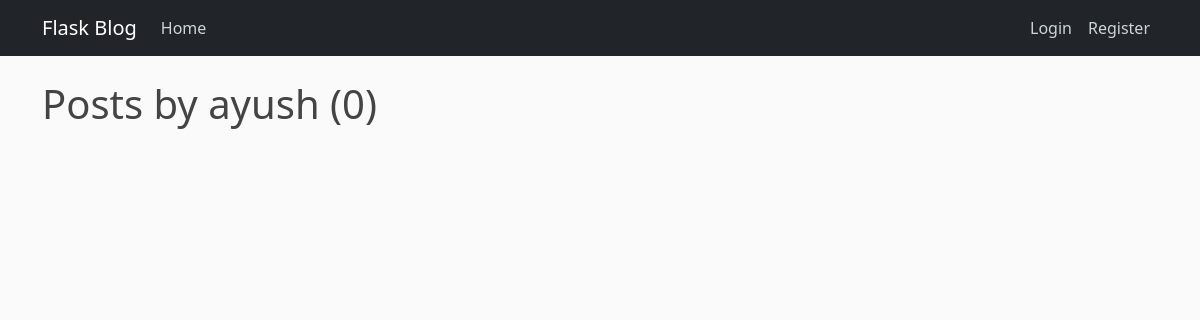
Page /user/ayush on the earlier database version.
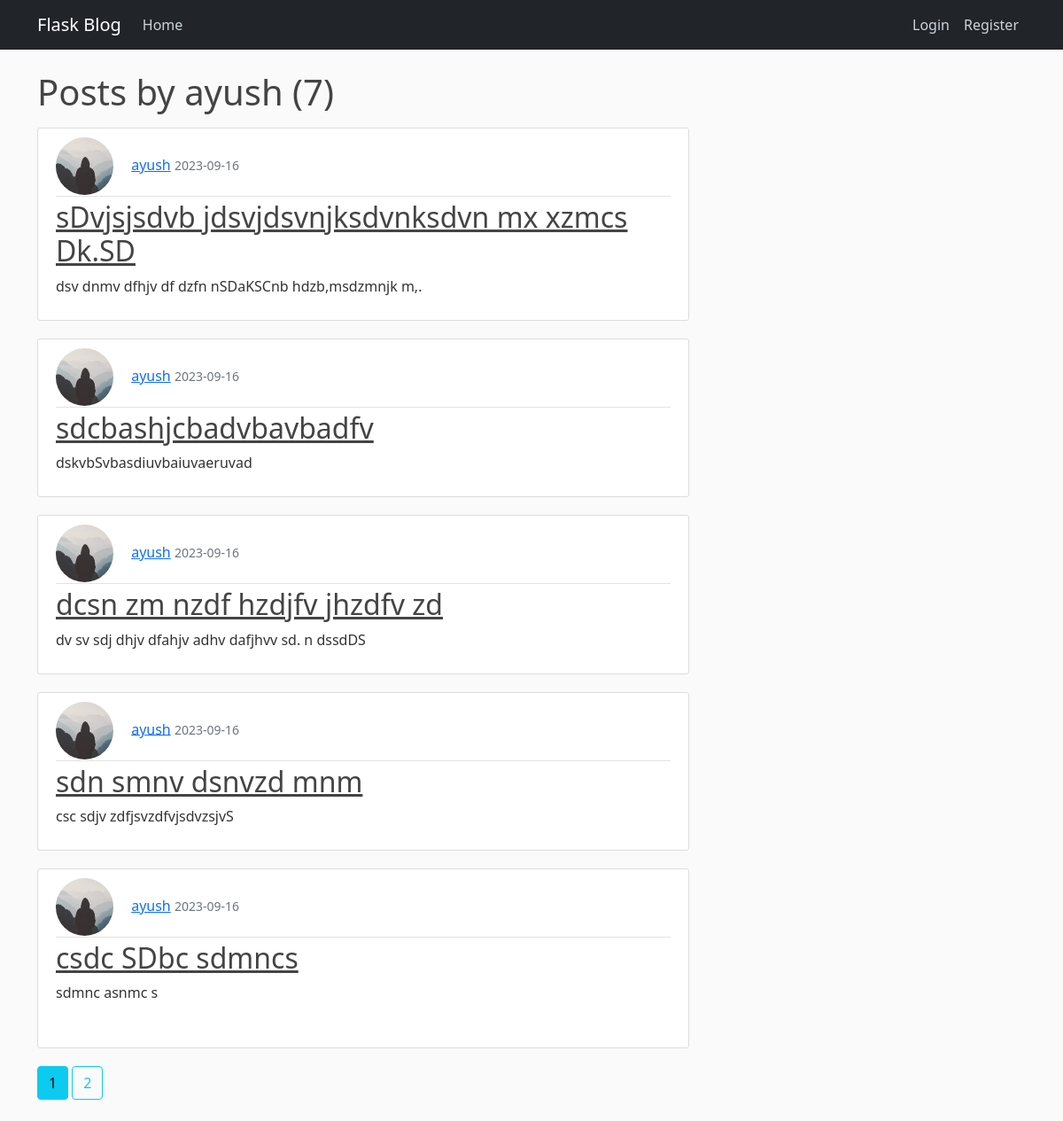
Same page on the later database version.
### flask_blog/models.py (models this page shows, shortened)
class Post(db.Model):
    id = db.Column(db.Integer, primary_key=True)
    title = db.Column(db.String(100), nullable=False)
    date_posted = db.Column(db.DateTime, nullable=False, default=datetime.utcnow)
    content = db.Column(db.Text, nullable=False)
    user_id = db.Column(db.Integer, db.ForeignKey("user.id"), nullable=False)

class User(db.Model, UserMixin):
    id = db.Column(db.Integer, primary_key=True)
    username = db.Column(db.String(20), unique=True, nullable=False)
    email = db.Column(db.String(120), unique=True, nullable=False)
    image_file = db.Column(db.String(20), nullable=False, default="default.jpg")
    password = db.Column(db.String(60), nullable=False)
    posts = db.relationship("Post", backref="Author", lazy=True)

### flask_blog/user/routes.py (the view)
@users.route("/user/<string:username>")
def user_post(username):
    page = request.args.get("page", 1, type=int)
    user = User.query.filter_by(username=username).first_or_404()
    post = Post.query.filter_by(Author=user).order_by(Post.date_posted.desc()).paginate(page=page, per_page=5)
    return render_template("user_post.html", posts=post, user=user)

### flask_blog/templates/user_post.html (shortened to what this page needs)
{% extends "base.html" %}
{% block body %}
<h1 class="mb-3">Posts by {{user.username}} ({{posts.total}})</h1>
    {%for post in posts.items%}
    <article class="media content-section">
        <div class="media-body">
          <div class="article-metadata">
            <img class="rounded-circle article-img" src={{url_for('static',filename='pics/'+post.Author.image_file)}}>
            <a class="mr-2" href="{{url_for('users.user_post',username=post.Author.username)}}">{{ post.Author.username }}</a>
            <small class="text-muted">{{ post.date_posted.strftime('%Y-%m-%d') }}</small>
          </div>
          <h2><a class="article-title" href="{{url_for('posts.post',post_id=post.id)}}">{{ post.title }}</a></h2>
          <p class="article-content">{{ post.content }}</p>
        </div>
      </article>
      {% endfor %}
      {% for page_num in posts.iter_pages(left_edge=1, right_edge=1,left_current=1,right_current=2) %}
              {%if page_num %}
                 {% if posts.page== page_num%}
                      <a class='btn btn-info mb-4' href="{{url_for('users.user_post',username=user.username,page=page_num)}}">{{page_num}}</a>
                  {%else%}
                  <a class='btn btn-outline-info mb-4' href="{{url_for('users.user_post',username=user.username,page=page_num)}}">{{page_num}}</a>
                  {% endif %}
              {% else %}
              ...
              {% endif %}
      {% endfor %}
{% endblock body %}

Differences in the rows shown:
added Post: image_file (placeholder picture), Author.username "ayush", date_posted "2023-09-16", title "sDvjsjsdvb jdsvjdsvnjksdvnksdvn mx xzmcs Dk.SD", content "dsv dnmv dfhjv df dzfn nSDaKSCnb hdzb,msdzmnjk m,."
added Post: image_file (placeholder picture), Author.username "ayush", date_posted "2023-09-16", title "sdcbashjcbadvbavbadfv", content "dskvbSvbasdiuvbaiuvaeruvad"
added Post: image_file (placeholder picture), Author.username "ayush", date_posted "2023-09-16", title "dcsn zm nzdf hzdjfv jhzdfv zd", content "dv sv sdj dhjv dfahjv adhv dafjhvv sd. n dssdDS"
added Post: image_file (placeholder picture), Author.username "ayush", date_posted "2023-09-16", title "sdn smnv dsnvzd mnm", content "csc sdjv zdfjsvzdfvjsdvzsjvS"
added Post: image_file (placeholder picture), Author.username "ayush", date_posted "2023-09-16", title "csdc SDbc sdmncs", content "sdmnc asnmc s"
Other differences:
{{ posts.total }}: "0" → "7"
new list line: "1"
new list line: "2"
